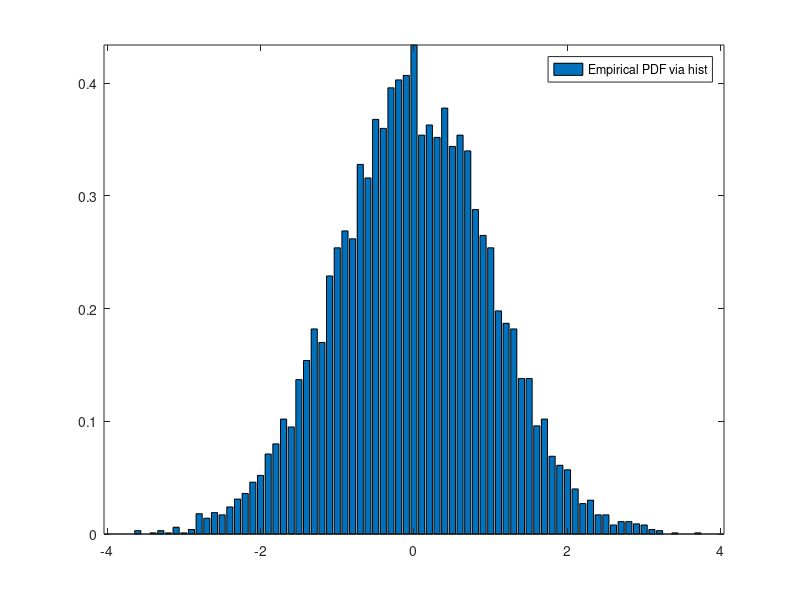

MATLAB code to generate this figure:
dx = 0.1;
Num = 10000;
x = -4:dx:4;
y = randn(Num,1);
[n,xout] = hist(y,x);
pdf = n/Num/dx;
bar(xout,pdf);
legend('Empirical PDF via hist', 'Analytical PDF via normpdf');
axis tight